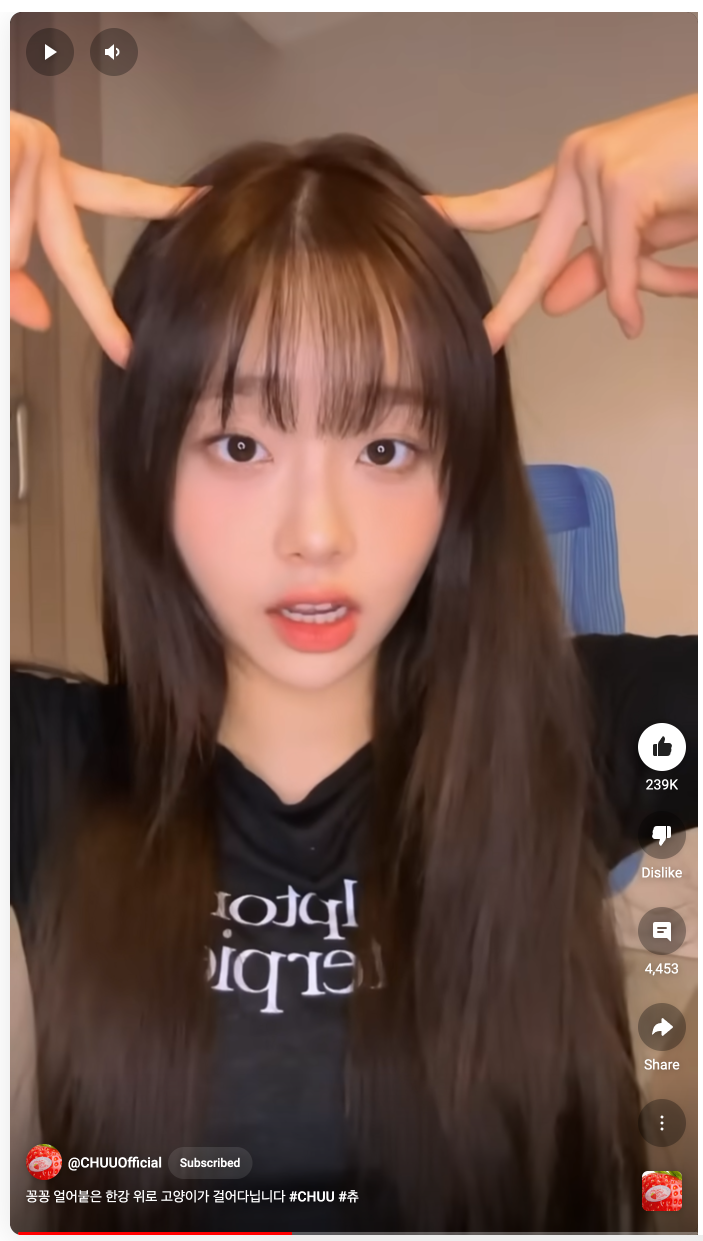
#> input picture posts/chuu/input.png, 1406 x 2482 px (shown at 1/2 size)
$ python test.py
#> lines starting #> are read from the running program, lines starting #| are printed output that depends on the picture; after the words box and inside, x2 and y2 are one past the last pixel; in counts of white or black regions, pixels touching at a corner belong together
import json

import cv2
import numpy as np
from sklearn.cluster import KMeans

N = 64

print("Clustering")
img = cv2.imread("input.png")
#> img is the input picture: shape (2482, 1406, 3); mean B, G, R 77.7, 88.5, 116
img = cv2.resize(img, (0, 0), fx=0.5, fy=0.5)
#> img: shape (1241, 703, 3)

positions = np.indices(img.shape[:2]).transpose(1, 2, 0) / 64
pixel_position_img = np.concatenate([img, positions], axis=2)
pixels = pixel_position_img.reshape(-1, pixel_position_img.shape[2])
kmeans = KMeans(n_clusters=N).fit(pixels)
labels = kmeans.predict(pixels).reshape(img.shape[:2])
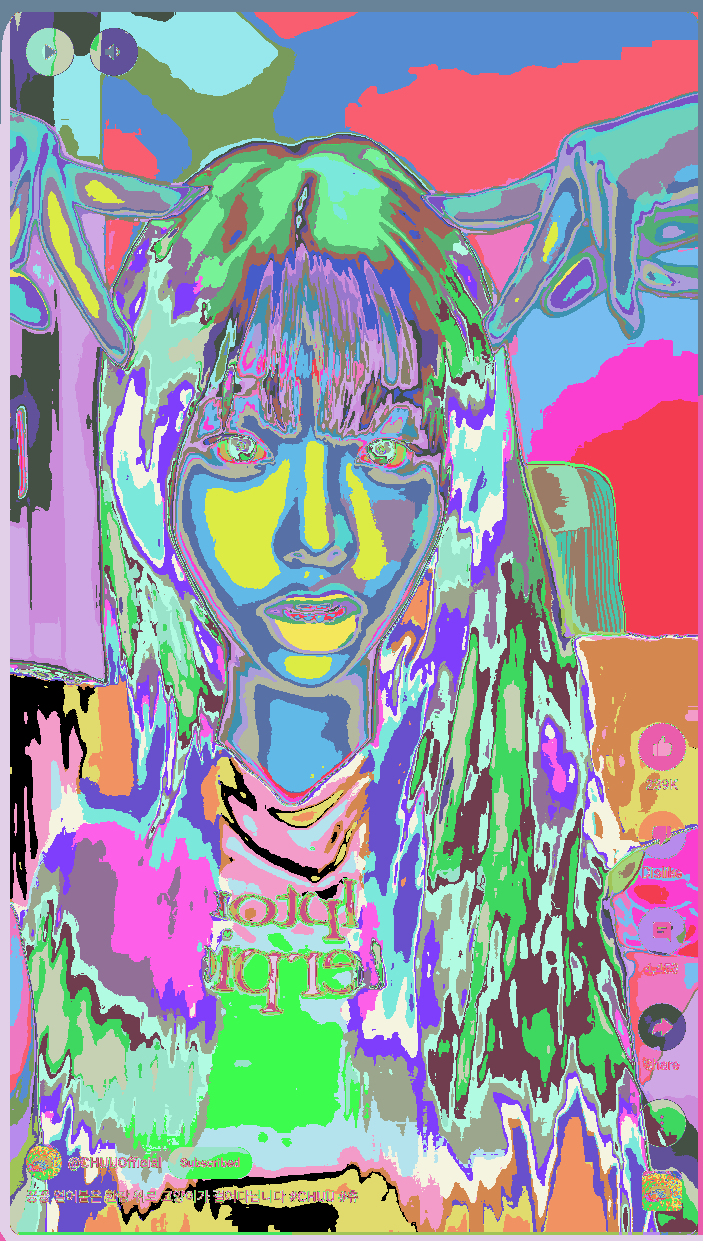
#> labels: shape (1241, 703) int32; 64 distinct labels, from 0 to 63; one colour per label, 0 black

empty = np.zeros_like(img)
filtered_contours = []
kernel = np.ones((3, 3), np.uint8)
for i in range(N):
    print(f"Processing cluster {i}")
    mask = labels == i
    mean = np.mean(img[mask], axis=0)
    mask = mask.astype(np.uint8)
    mask = cv2.dilate(mask, kernel, iterations=1)
    contours = cv2.findContours(mask, cv2.RETR_EXTERNAL, cv2.CHAIN_APPROX_SIMPLE)[0]
    for contour in contours:
        color = tuple(map(int, mean))
        cv2.drawContours(empty, [contour], -1, color, -1)
        contour = np.squeeze(contour, axis=1).tolist()
        filtered_contours.append((contour, color))
#> this loop made 64 passes
#> mean on passes 1 to 12: [23.9, 21.39, 24.13], [147, 169.1, 206.8], [84.42, 108.4, 145.9], [57.08, 63.34, 84.43], [243.7, 243.1, 243.3], [52.71, 53.93, 69.79], [105.7, 118.7, 144.1], [29.19, 35.9, 53.99], [124.2, 145.9, 185.1], [145.1, 176, 242.3], [113.5, 138.8, 205], [121.1, 106.4, 108.8]
#> pass 1, `mask = labels == i`:
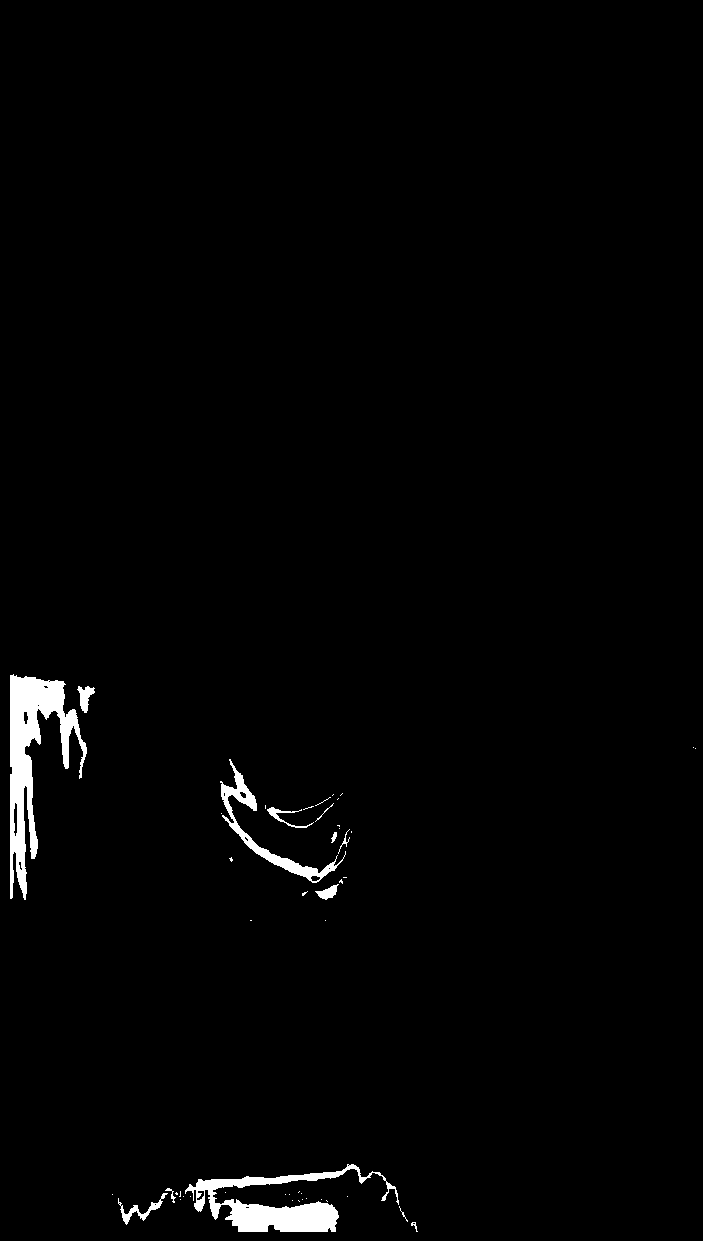
#> mask: shape (1241, 703) bool; 1.6% white; 49 white regions (36 under 20 px), largest, box (x1, y1, x2, y2) and area: (10, 674, 87, 900) 6181, (185, 1164, 399, 1232) 4646, (220, 759, 346, 883) 1836
#> after the loop:
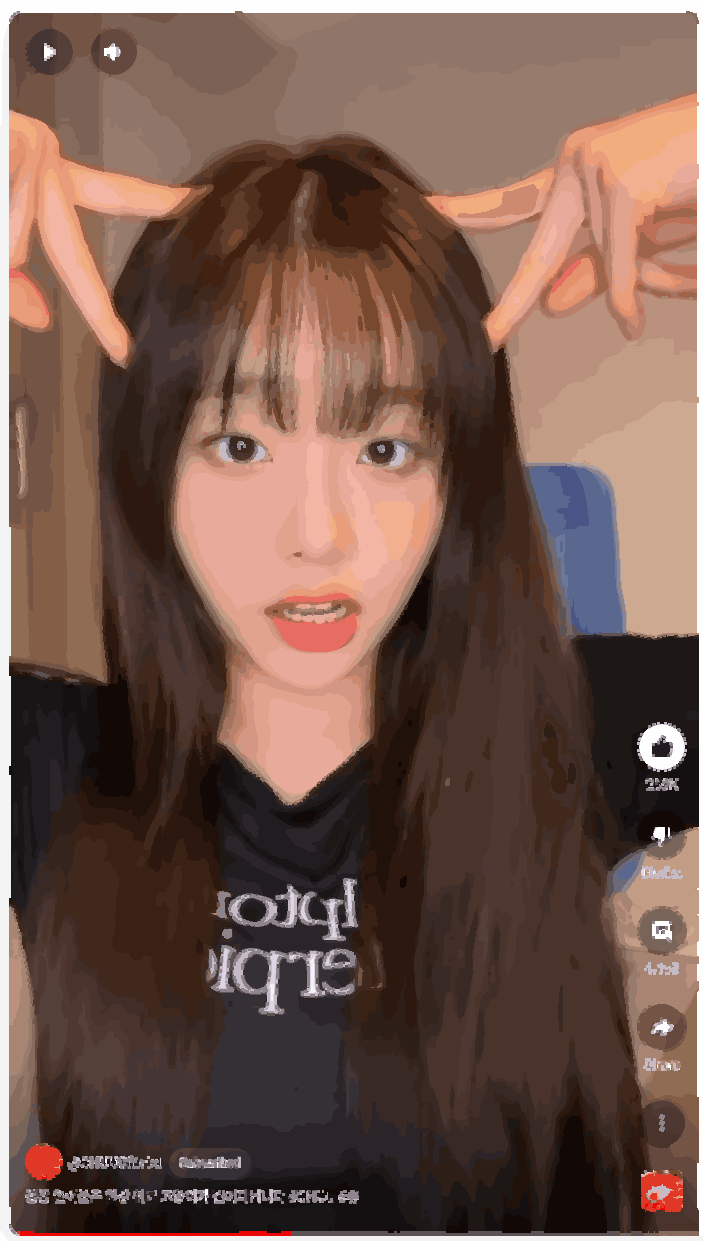
#> empty: shape (1241, 703, 3); mean B, G, R 77, 87.6, 115.4
#> after the loop:
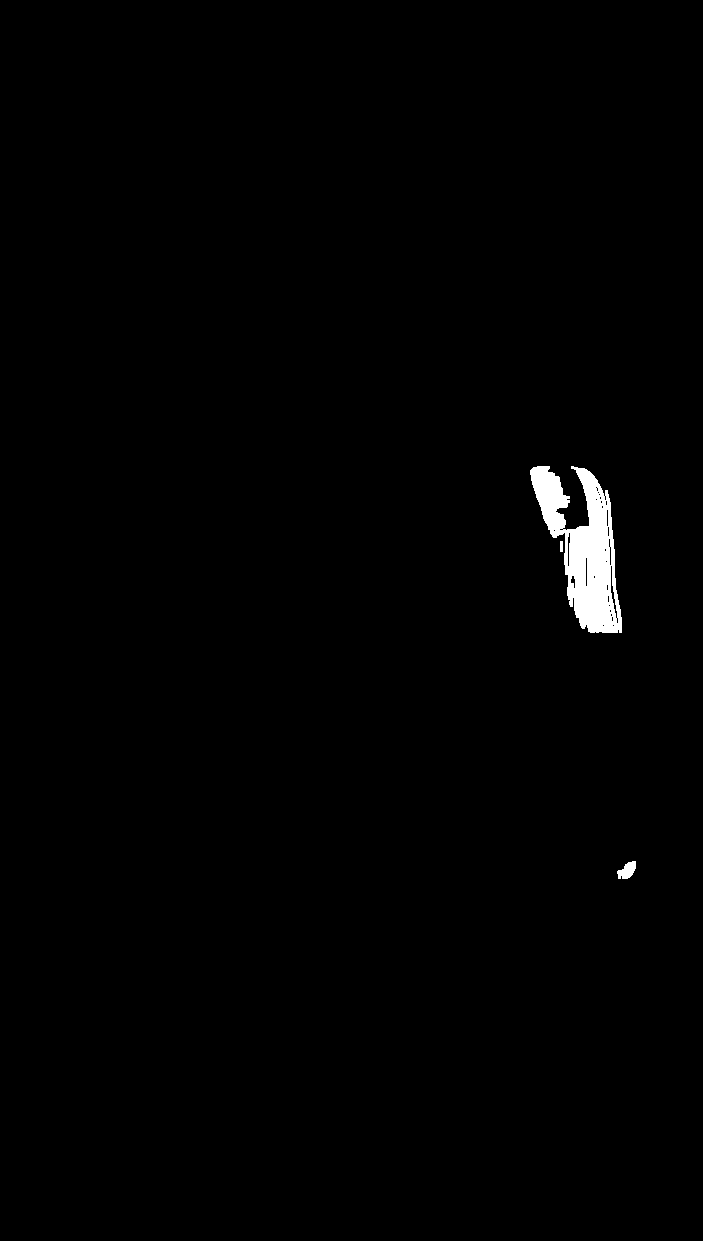
#> mask: shape (1241, 703); values 0 (black) and 1 (white), 0.9% white; 3 white regions, box (x1, y1, x2, y2) and area: (530, 466, 622, 633) 7597, (617, 861, 636, 879) 220, (560, 541, 563, 552) 33
#> after the loop, contour = 259 pairs, first value 530 to 621, second value 466 to 632; filtered_contours = 6420 items

cv2.imwrite("output.png", empty)

with open("output.json", "w") as f:
    json.dump(filtered_contours, f)
